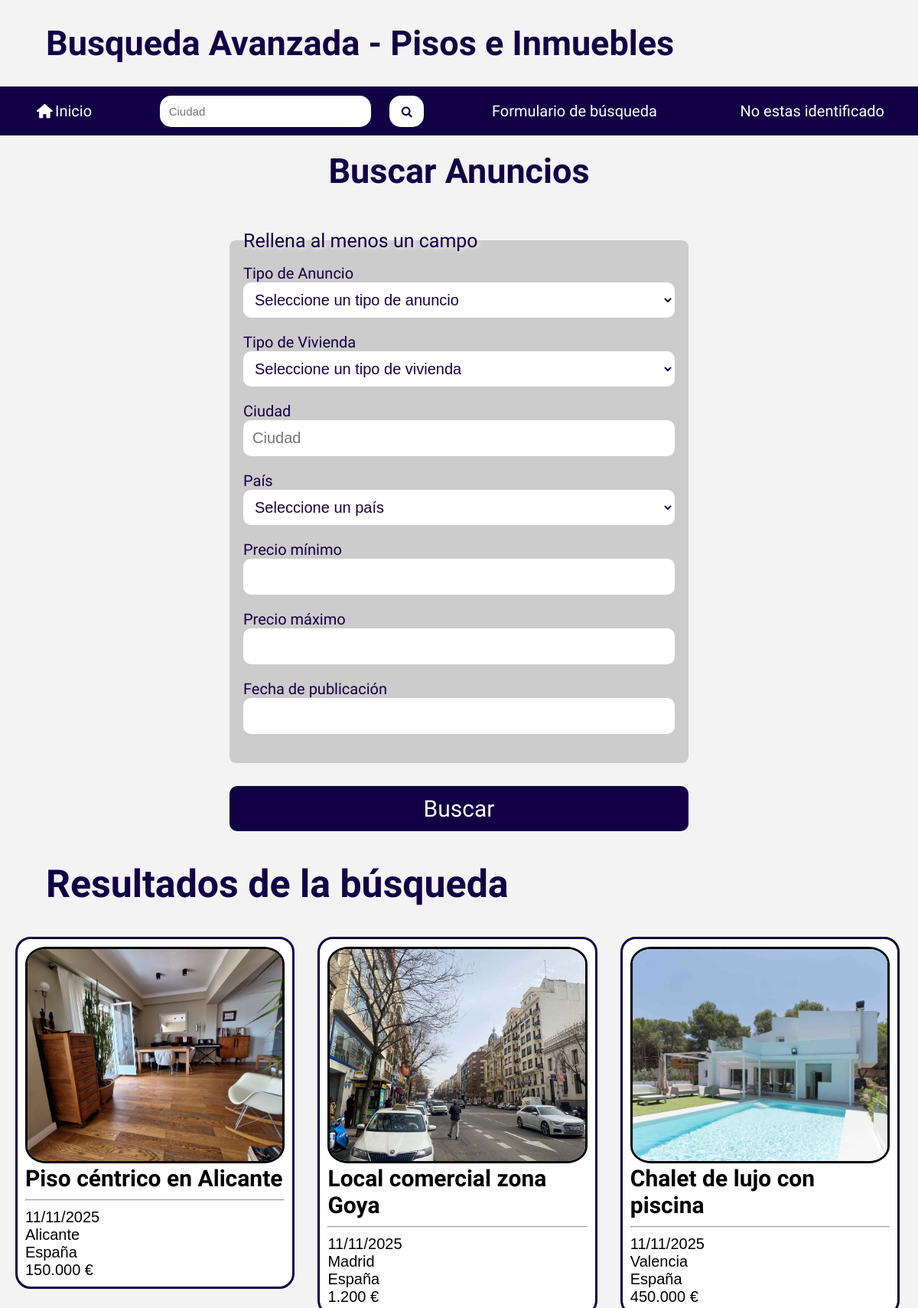
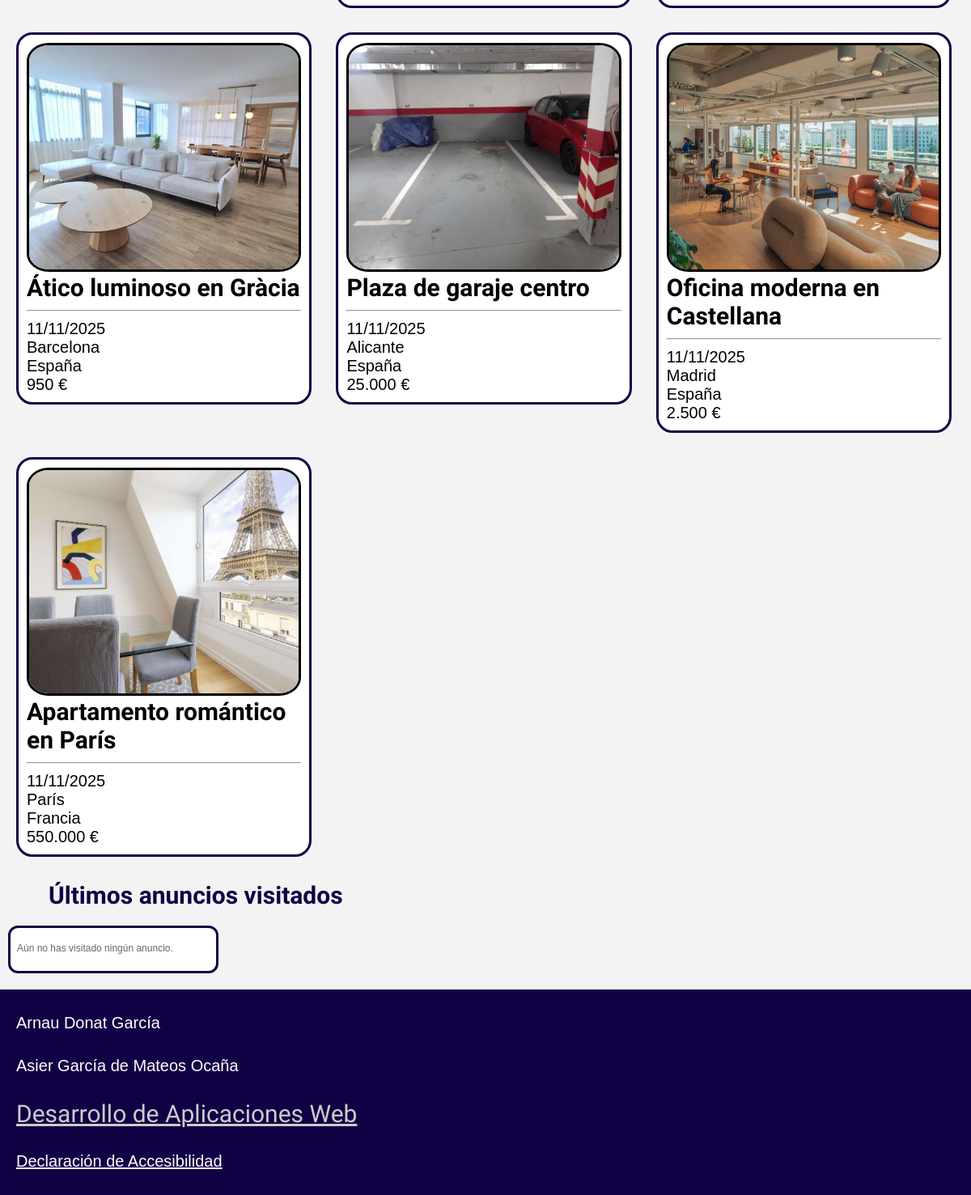
Page /resBuscar.php on the committed database (2 pictures, top to bottom).
### tables this page shows
CREATE TABLE `anuncios` (
  `IdAnuncio` int(11) NOT NULL,
  `TAnuncio` smallint(6) NOT NULL,
  `TVivienda` smallint(6) NOT NULL,
  `FPrincipal` varchar(255) DEFAULT NULL,
  `Alternativo` varchar(255) NOT NULL,
  `Titulo` varchar(255) NOT NULL,
  `Precio` decimal(10,2) NOT NULL,
  `Texto` text NOT NULL,
  `Ciudad` varchar(255) NOT NULL,
  `Pais` int(11) NOT NULL,
  `Superficie` decimal(10,2) NOT NULL,
  `NHabitaciones` int(11) NOT NULL,
  `NBanyos` int(11) NOT NULL,
  `Planta` int(11) NOT NULL,
  `Anyo` int(11) NOT NULL,
  `FRegistro` timestamp NOT NULL DEFAULT current_timestamp(),
  `Usuario` int(11) NOT NULL
);

CREATE TABLE `paises` (
  `IdPais` int(11) NOT NULL,
  `NomPais` varchar(255) NOT NULL
);

### resBuscar.php (the view, shortened to what this page needs)
<?php
    require 'cabecera.php';
    $ciudad = $_GET['ciudad'] ?? '';
    $minPrecio = $_GET['minPrecio'] ?? '';
    $maxPrecio = $_GET['maxPrecio'] ?? '';
    $fecha_pub = $_GET['fecha_pub'] ?? '';
    $config = parse_ini_file('config.ini');
    @$mysqli = new mysqli($config['Server'], $config['User'], $config['Password'], $config['Database']);
    $ultimosAnuncios = [];
    $sqlAnuncios = "SELECT A.IdAnuncio, A.Titulo, A.Precio, A.FRegistro, A.Ciudad, P.NomPais, A.FPrincipal , A.Alternativo
                    FROM ANUNCIOS A
                    JOIN PAISES P ON A.Pais = P.IdPais
                    WHERE 1=1";
    $sqlAnuncios .= " ORDER BY A.FRegistro DESC";
    if ($stmt = $mysqli->prepare($sqlAnuncios)) {
        $stmt->execute();
        $res = $stmt->get_result();
        while ($row = $res->fetch_assoc()) {
            $ultimosAnuncios[] = $row;
        }
    }
?>
<section class="forms">
    <h2>Buscar Anuncios</h2>
    <form action="./resBuscar.php" id="busqueda" method="get">
        <fieldset class="search">
            <legend>Rellena al menos un campo</legend>
            <label id="tipoAnuncio">Tipo de Anuncio</label>
            <select name="tipoAnuncio" id="param-anuncio">
                <option value="">Seleccione un tipo de anuncio</option>
            </select>
            <label id="tipoVivienda">Tipo de Vivienda</label>
            <select name="tipoVivienda" id="param-vivienda">
                <option value="">Seleccione un tipo de vivienda</option>
            </select>
            <label id="ciudad">Ciudad</label>
            <input type="text" name="ciudad" placeholder="Ciudad" id="param-ciudad" value="<?= htmlspecialchars($ciudad) ?>">
            <label id="pais">País</label>
            <select name="pais" id="param-pais">
                <option value="">Seleccione un país</option>
            </select>
            <label for="minPrecio">Precio mínimo</label>
            <input type="text" id="minPrecio" name="minPrecio" value="<?= htmlspecialchars($minPrecio) ?>">
            <label for="maxPrecio">Precio máximo</label>
            <input type="text" id="maxPrecio" name="maxPrecio" value="<?= htmlspecialchars($maxPrecio) ?>">
            <label for="fecha_pub">Fecha de publicación</label>
            <input type="text" id="fecha_pub" name="fecha_pub" value="<?= htmlspecialchars($fecha_pub) ?>">
        </fieldset>
        <button type="submit" id="btnBuscar">Buscar</button>
    </form>
</section>
<section id="resultadosBuscar">
    <h2>Resultados de la búsqueda</h2>
    <?php if (empty($ultimosAnuncios)): ?>
        <p class="no-results">No se han encontrado anuncios.</p>
    <?php else: ?>
        <ul>
            <?php foreach ($ultimosAnuncios as $anuncio): ?>
                <li>
                    <article>
                        <figure>
                            <a href="./anuncio.php?id=<?php echo $anuncio['IdAnuncio']; ?>">
                                <?php if (!empty($anuncio['FPrincipal'])): ?>
                                    <img src="./img/<?php echo htmlspecialchars($anuncio['FPrincipal']); ?>" alt="<?php echo htmlspecialchars($anuncio['Alternativo']); ?>">
                                <?php else: ?>
                                    <img src="./img/no_image.png" alt="Sin imagen disponible">
                                <?php endif; ?>
                            </a>
                        </figure>
                        <a href="./anuncio.php?id=<?php echo $anuncio['IdAnuncio']; ?>">
                            <h2><?php echo htmlspecialchars($anuncio['Titulo']); ?></h2>
                        </a>
                        <hr>
                        <p><time datetime="<?php echo $anuncio['FRegistro']; ?>">
                            <?php echo date("d/m/Y", strtotime($anuncio['FRegistro'])); ?>
                        </time></p>
                        <p><?php echo htmlspecialchars($anuncio['Ciudad']); ?></p>
                        <p><?php echo htmlspecialchars($anuncio['NomPais']); ?></p>
                        <p class="precio"><?php echo number_format($anuncio['Precio'], 0, ',', '.'); ?> €</p>
                    </article>
                </li>
            <?php endforeach; ?>
        </ul>
    <?php endif; ?>
</section>
<?php
    require 'pie.php';
?>

### estilos/minimum.css (style rules this page uses)
* { padding: 0; margin: 0; box-sizing: border-box; }
html { font-size: 10px; background-color: var(--fondo); --fondo: #f3f3f3; --fondo2: #cccccc; --titulos: #120045; }

### estilos/maximum.css (style rules this page uses)
* { padding: 0; margin: 0; box-sizing: border-box; }
html { font-size: 10px; background-color: var(--fondo); --fondo: #f3f3f3; --fondo2: #cccccc; --titulos: #120045; }

### estilos/medium.css (style rules this page uses)
* { padding: 0; margin: 0; box-sizing: border-box; }
html { font-size: 10px; background-color: var(--fondo); --fondo: #f3f3f3; --fondo2: #cccccc; --titulos: #120045; }

### estilos/dark.css (style rules this page uses)
html { background-color: var(--fondo); --fondo: #241f1f; --fondo2: #383131; --titulos: #9892aa; }

### estilos/contrast.css (style rules this page uses)
html { background-color: var(--fondo); --fondo: #ffffff; --fondo2: #ffffff; --titulos: #000a52; --contrasteFondo: #000a52; }

### estilos/big.css (style rules this page uses)
html { font-size: 15px; }

### estilos/contrast-big.css (style rules this page uses)
html { background-color: var(--fondo); --fondo: #ffffff; --fondo2: #ffffff; --titulos: #000a52; --contrasteFondo: #000a52; font-size: 15px; }

### estilos/print.css (style rules this page uses)
* { -webkit-print-color-adjust: exact; print-color-adjust: exact; }

### rows in the picture
anuncios: FPrincipal (picture), Titulo "Piso céntrico en Alicante", FRegistro "11/11/2025", Ciudad "Alicante", Pais.NomPais "España", Precio "150.000"
anuncios: FPrincipal (picture), Titulo "Local comercial zona Goya", FRegistro "11/11/2025", Ciudad "Madrid", Pais.NomPais "España", Precio "1.200"
anuncios: FPrincipal (picture), Titulo "Chalet de lujo con piscina", FRegistro "11/11/2025", Ciudad "Valencia", Pais.NomPais "España", Precio "450.000"
anuncios: FPrincipal (picture), Titulo "Ático luminoso en Gràcia", FRegistro "11/11/2025", Ciudad "Barcelona", Pais.NomPais "España", Precio "950"
anuncios: FPrincipal (picture), Titulo "Plaza de garaje centro", FRegistro "11/11/2025", Ciudad "Alicante", Pais.NomPais "España", Precio "25.000"
anuncios: FPrincipal (picture), Titulo "Oficina moderna en Castellana", FRegistro "11/11/2025", Ciudad "Madrid", Pais.NomPais "España", Precio "2.500"
anuncios: FPrincipal (picture), Titulo "Apartamento romántico en París", FRegistro "11/11/2025", Ciudad "París", Pais.NomPais "Francia", Precio "550.000"

### other values in the picture
$encabezado "Busqueda Avanzada - Pisos e Inmuebles"
